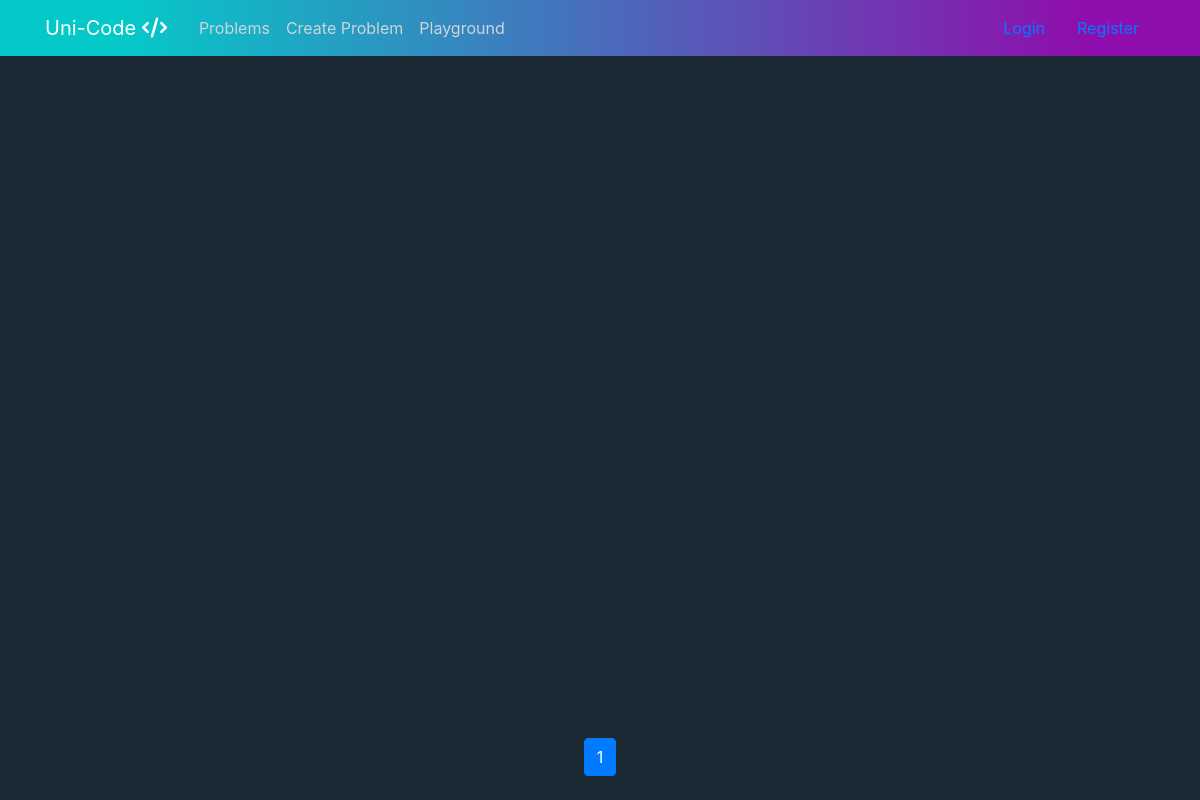
The app's page /problems/?page=2, older data.
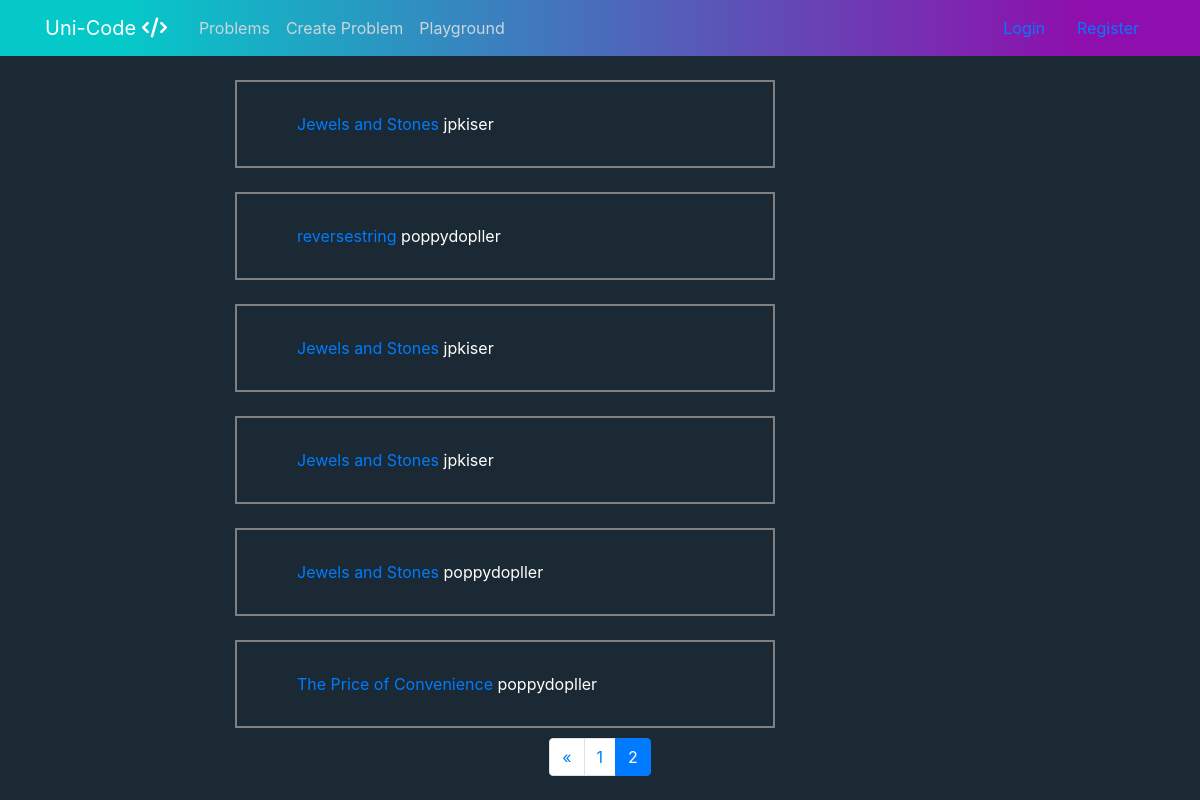
The same page, newer data.
### problems/models.py (models this page shows, shortened)
class Problem(models.Model):
    user = models.ForeignKey(User, null=True, on_delete=models.SET_NULL)
    title = models.CharField(max_length=50)
    description = models.CharField(max_length=500)
    created = models.DateTimeField(auto_now_add=True)
    datatype = models.CharField(max_length=10)
    example_solution = models.CharField(max_length=1000)
    datatype = models.CharField(max_length=15, choices=DATATYPE_CHOICES, default='string')

### problems/views.py (the view)
# urls.py: path('', problems, name='problems'),
def problems(request):
    problems = Problem.objects.all()
    paginator = Paginator(problems, 10)
    page = request.GET.get('page')
    problems = paginator.get_page(page)
    return render(request, 'problems/problem_list.html', {'problems': problems})

### problems/templates/problems/problem_list.html (shortened to what this page needs)
{% extends "global/base.html" %}
{% block content %}
<div class="row">
    <div class="col-md-2"></div>
    <div class="col-md-6">
        {% for problem in problems %}
        <div class="problem-container mb-4">
          <a href="{% url 'editor' problem.id %}"> {{ problem.title }} </a>
          <span> {{ problem.user }} </span>
        </div>
        {% endfor %}
    </div>
    <div class="col-md-2"></div>
</div>
<nav class="fixed-bottom mb-4" aria-label="Page navigation">
  <ul class="pagination justify-content-center">
  {% if problems.has_previous %}
    <li class="page-item">
      <a class="page-link" href="?page=1" aria-label="Previous">
        <span aria-hidden="true">&laquo;</span>
      </a>
    </li>
  {% endif %}
  {% for n in problems.paginator.page_range %}
    {% if problems.number == n %}
    <li class="page-item active">
      <span class="page-link">{{ n }}<span class="sr-only">(current)</span></span>
    </li>
    {% elif n > problems.number|add:'-3' and n < problems.number|add:'3' %}
    <li class="page-item"><a class="page-link" href="?page={{ n }}">{{ n }}</a></li>
    {% endif %}
  {% endfor %}
  </ul>
</nav>
{% endblock %}

Row changes from the older to the newer data that the page shows:
added Problem: title "Jewels and Stones", user "jpkiser"
added Problem: title "reversestring", user "poppydopller"
added Problem: title "Jewels and Stones", user "jpkiser"
added Problem: title "Jewels and Stones", user "jpkiser"
added Problem: title "Jewels and Stones", user "poppydopller"
added Problem: title "The Price of Convenience", user "poppydopller"
Text that changed along with them:
list line gone: "1"
new list line: "1"
new list line: "2"
